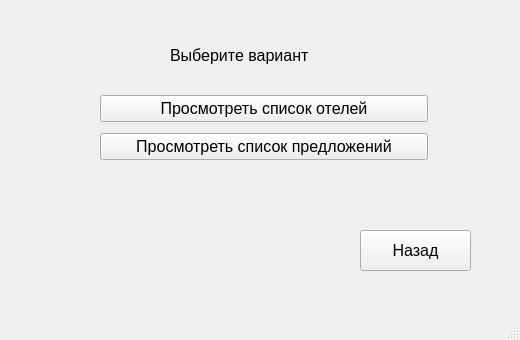
<?xml version="1.0" encoding="UTF-8"?>
<ui version="4.0">
 <class>UserMenuWindow</class>
 <widget class="QMainWindow" name="UserMenuWindow">
  <property name="geometry">
   <rect>
    <x>0</x>
    <y>0</y>
    <width>520</width>
    <height>340</height>
   </rect>
  </property>
  <property name="windowTitle">
   <string>MainWindow</string>
  </property>
  <widget class="QWidget" name="centralwidget">
   <widget class="QLabel" name="label">
    <property name="geometry">
     <rect>
      <x>170</x>
      <y>40</y>
      <width>241</width>
      <height>31</height>
     </rect>
    </property>
    <property name="font">
     <font>
      <pointsize>12</pointsize>
     </font>
    </property>
    <property name="text">
     <string>Выберите вариант</string>
    </property>
   </widget>
   <widget class="QPushButton" name="back">
    <property name="geometry">
     <rect>
      <x>360</x>
      <y>230</y>
      <width>111</width>
      <height>41</height>
     </rect>
    </property>
    <property name="font">
     <font>
      <pointsize>12</pointsize>
     </font>
    </property>
    <property name="text">
     <string>Назад</string>
    </property>
   </widget>
   <widget class="QWidget" name="">
    <property name="geometry">
     <rect>
      <x>100</x>
      <y>90</y>
      <width>328</width>
      <height>75</height>
     </rect>
    </property>
    <layout class="QVBoxLayout" name="verticalLayout">
     <item>
      <widget class="QPushButton" name="LookHotel">
       <property name="font">
        <font>
         <pointsize>12</pointsize>
        </font>
       </property>
       <property name="text">
        <string>Просмотреть список отелей</string>
       </property>
      </widget>
     </item>
     <item>
      <widget class="QPushButton" name="LookOffers">
       <property name="font">
        <font>
         <pointsize>12</pointsize>
        </font>
       </property>
       <property name="text">
        <string>Просмотреть список предложений</string>
       </property>
      </widget>
     </item>
    </layout>
   </widget>
  </widget>
  <widget class="QMenuBar" name="menubar">
   <property name="geometry">
    <rect>
     <x>0</x>
     <y>0</y>
     <width>520</width>
     <height>26</height>
    </rect>
   </property>
  </widget>
  <widget class="QStatusBar" name="statusbar"/>
 </widget>
 <resources/>
 <connections/>
</ui>
